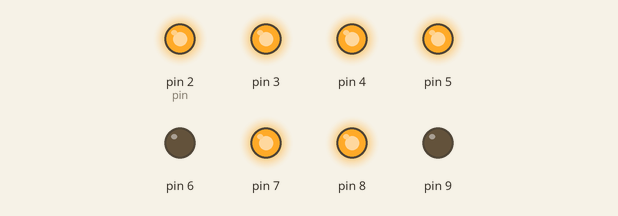
Simulated run of this sketch. Board: Arduino Uno, built with avr-gcc and run on an emulated ATmega328P. Parts: output pins drawn as LEDs (lit = HIGH).

Above: at 0.5 s.
At 2.5 s:
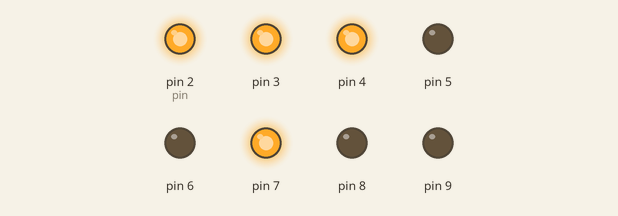
At 3.5 s:
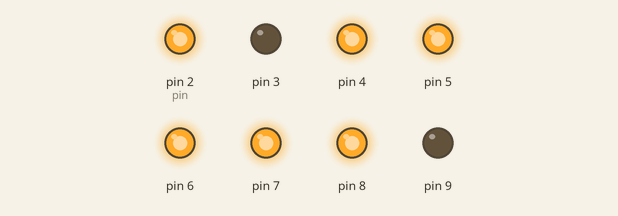
At 5.5 s:
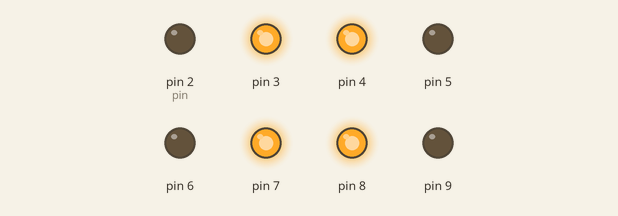
At 7.5 s:
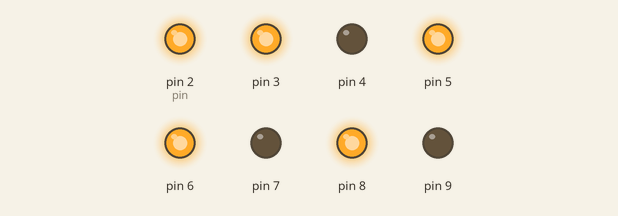
At 10.5 s:
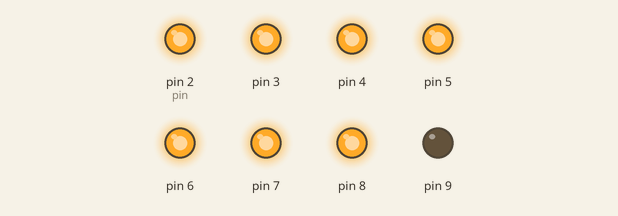
Timing chart, 0 to 11.7 s (numbered marks = the images above):
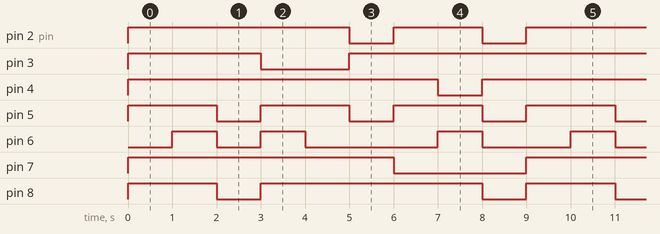

The sketch:

7-segment.ino
```cpp
byte numbers[10][8] = {
  {1,1,1,1,1,1,0,0}, //0
  {0,1,1,0,0,0,0,0}, //1
  {1,1,0,1,1,0,1,0}, //2
  {1,1,1,1,0,0,1,0}, //3
  {0,1,1,0,0,1,1,0}, //4
  {1,0,1,1,0,1,1,0}, //5
  {1,0,1,1,1,1,1,0}, //6
  {1,1,1,0,0,1,0,0}, //7
  {1,1,1,1,1,1,1,0}, //8
  {1,1,1,1,0,1,1,0} //9
};
int pin = 2;
int num = 9; // 표시할 숫자

void setup(){
  for(int i = 2; i<=9; i++){
    pinMode(i, OUTPUT);
  }
  digitalWrite(9, HIGH);

}

void loop(){
  for(int i=0; i<8; i++){
  digitalWrite(pin+i, numbers[num][i]);
  }
  num--;
  if(num < 1) num =9;
  delay(1000); // Wait for 1000 millisecond(s)

}
```

Measured:
- by itself, pin 2 (pin): repeats every 9.0 s: LOW 1.0 s, HIGH 2.0 s, LOW 1.0 s, HIGH 5.0 s
- by itself, pin 3: repeats every 9.0 s: LOW 2.0 s, HIGH 7.0 s
- by itself, pin 4: alternates HIGH for 8.0 s and LOW for 1.0 s
- by itself, pin 5: alternates HIGH for 2.0 s and LOW for 1.0 s
- by itself, pin 6: repeats every 9.0 s: LOW 1.0 s, HIGH 1.0 s, LOW 3.0 s, HIGH 1.0 s, LOW 2.0 s, HIGH 1.0 s
- by itself, pin 7: alternates HIGH for 6.0 s and LOW for 3.0 s
- by itself, pin 8: repeats every 9.0 s: LOW 1.0 s, HIGH 5.0 s, LOW 1.0 s, HIGH 2.0 s
